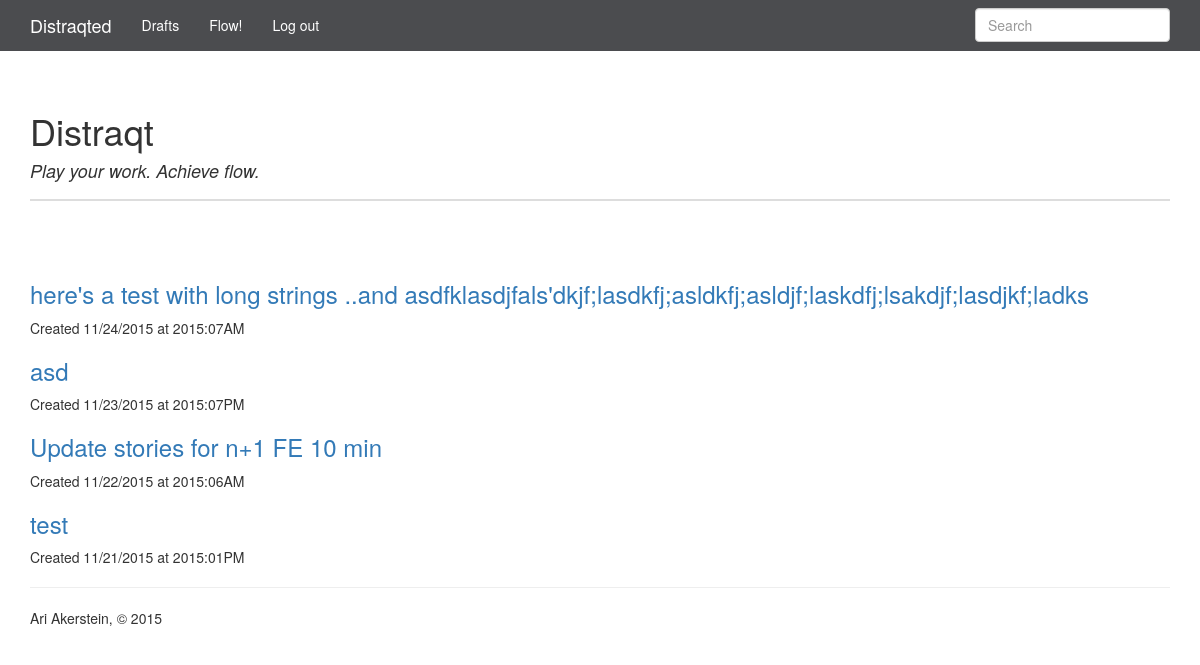
Page /drafts/ (signed in) on the committed database.
### app.py (models this page shows, shortened)
class Entry(flask_db.Model):
    title = CharField()
    slug = CharField(unique=True)
    content = TextField()
    published = BooleanField(index=True)
    timestamp = DateTimeField(default=datetime.datetime.now, index=True)
    @classmethod
    def drafts(cls):
        return Entry.select().where(Entry.published == False)

### app.py (the view)
    @classmethod
    def drafts(cls):
        return Entry.select().where(Entry.published == False)

### app.py (called while the page is built)
def login_required(fn):
    @functools.wraps(fn)
    def inner(*args, **kwargs):
        if session.get('logged_in'):
            return fn(*args, **kwargs)
        return redirect(url_for('login', next=request.path))
    return inner

@app.route('/drafts/')
@login_required
def drafts():
    query = Entry.drafts().order_by(Entry.timestamp.desc())
    return object_list('index.html', query, check_bounds=False)

### templates/index.html (shortened to what this page needs)
{% extends "base.html" %}
{% block content %}
  {% for entry in object_list %}
    {% if search %}
      {% set entry = entry.entry %}
    {% endif %}
    <h3>
      <a href="{% if entry.published %}{{ url_for('detail', slug=entry.slug) }}{% else %}{{ url_for('edit', slug=entry.slug) }}{% endif %}">
        {{ entry.title }}
      </a>
    </h3>
    <p>Created {{ entry.timestamp.strftime('%m/%d/%Y at %G:%I%p') }}</p>
  {% else %}
    <p>No entries have been created yet.</p>
  {% endfor %}
{% endblock %}

### templates/base.html (shortened to what this page needs)
<!doctype html>
<html>
  <head>
    <link rel=stylesheet type=text/css href="{{ url_for('static', filename='css/bootstrap.min.css') }}" />
    <link rel=stylesheet type=text/css href="{{ url_for('static', filename='css/hilite.css') }}" />
  </head>
  <body>
    <div class="navbar navbar-default navbar-static-top" role="navigation">
      <div class="container">
        <div class="navbar-header">
          <a class="navbar-brand" href="{{ url_for('index') }}">Distraqted</a>
        </div>
        <div class="navbar-collapse collapse">
          <ul class="nav navbar-nav">
            {% if session.logged_in %}
              <li><a href="{{ url_for('drafts') }}">Drafts</a></li>
              <li><a href="{{ url_for('create') }}">Flow!</a></li>
              <li><a href="{{ url_for('logout') }}">Log out</a></li>
            {% endif %}
          </ul>
          {% block search_bar %}
            <form action="{{ url_for('index') }}" class="navbar-form navbar-right" id="search-form" method="get" role="search">
              <div class="form-group">
                <input class="form-control" name="q" placeholder="Search" type="text" value="{% if search %}{{ search }}{% endif %}">
              </div>
            </form>
          {% endblock %}
        </div>
      </div>
    </div>
<div class="container content">
  <div class="page-header"><h1>Distraqt<h4><p><i>Play your work. Achieve flow.</p></i></h4></h1>
</div>
</div>
    <div class="container">
      {% block page_header %}<br>
      </br> {% endblock %}
      {% block content %}{% endblock %}
{% block footer %}
      <footer>
        <hr />
        <p>Ari Akerstein, &copy; 2015</p>
      </footer>
{% endblock %}
    </div>
  </body>
</html>

### rows in the picture
Entry: title "here's a test with long strings ..and asdfklasdjfals'dkjf;lasdkfj;asldkfj;asldjf;laskdfj;lsakdjf;lasdjkf;ladks", timestamp "11/24/2015 at 2015:07AM"
Entry: title "asd", timestamp "11/23/2015 at 2015:07PM"
Entry: title "Update stories for n+1 FE 10 min", timestamp "11/22/2015 at 2015:06AM"
Entry: title "test", timestamp "11/21/2015 at 2015:01PM"
